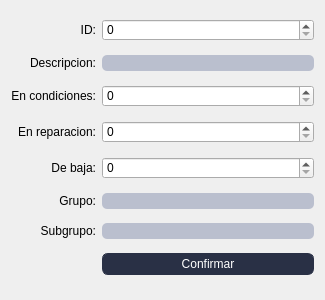
<?xml version="1.0" encoding="UTF-8"?>
<ui version="4.0">
 <class>Form</class>
 <widget class="QWidget" name="Form">
  <property name="geometry">
   <rect>
    <x>0</x>
    <y>0</y>
    <width>325</width>
    <height>300</height>
   </rect>
  </property>
  <property name="windowTitle">
   <string>Form</string>
  </property>
  <property name="styleSheet">
   <string notr="true">*{
    font-family: 'Oswald', sans-serif;
    font-weight: 400;
}

QMenuBar{
    background-color: #293045;
    padding: 0;    
    font-size: 14px;
    color:white;
}

QMenuBar:item{
    padding: 17px;
    border-radius: 10px;

}

QMenuBar:item:selected{
    background-color: #768AC5;
    color:black;
    border-radius: 5px;
    margin: 10px;
    
    

}

QMenu{
    background-color: #293045;

    color: white;
}

QMenu:item{
    padding: 5px;
    border-radius: 5px;
}

QMenu:item:selected{
    background-color: #768AC5;
    color:white;

}
Qmenu#icon{
   icon:size 40px; 
    
}


QRadioButton:indicator{
    border-style: solid;
    border-color:  #293045;
    border-radius: 6%;
    border-width:  2px;
    background-color: #BABFCE;
}
QRadioButton::indicator:checked{
    background-color: #768AC5;
}

#label{
    font-size: 35px;
}

#usuariosLabel{
    font-size: 14px;
}

#contraseALabel{
    font-size: 14px;
}

#usuariosLineEdit{
    width: 170px;
    height: 20px;
    border-radius: 10px;
}

#passwordLineEdit{
    width: 170px;
    height: 20px;
    border-radius: 10px;
}

#labelprofesores{
    font-size: 26px;
}

QLineEdit{
    border-radius: 5px;
    background-color: #BABFCE;
    
}

#title{
    width: 100px;
    height: 200px;
}



QPushButton{
    border-color:#293045;
    border-style: solid;
    border-width: 1px;
    border-radius: 6px;
    background-color: #293045;
    color:#ffffff;
    padding: 3px 8px;

}
QPushButton:hover{
    background-color:#768AC5;
    color:#293045;
}
QPushButton:pressed {
    background-color: #293045;

}

#pushButton_5{
    padding: 10px;
    background-color: #768AC5;
    border-radius: 15%;
}

</string>
  </property>
  <layout class="QGridLayout" name="gridLayout">
   <item row="0" column="0">
    <widget class="QLabel" name="label_7">
     <property name="maximumSize">
      <size>
       <width>16777215</width>
       <height>16777215</height>
      </size>
     </property>
     <property name="text">
      <string>ID:</string>
     </property>
     <property name="alignment">
      <set>Qt::AlignRight|Qt::AlignTrailing|Qt::AlignVCenter</set>
     </property>
     <property name="margin">
      <number>0</number>
     </property>
    </widget>
   </item>
   <item row="0" column="1">
    <widget class="QSpinBox" name="spinBox"/>
   </item>
   <item row="1" column="0">
    <widget class="QLabel" name="label_6">
     <property name="text">
      <string>Descripcion:</string>
     </property>
     <property name="alignment">
      <set>Qt::AlignRight|Qt::AlignTrailing|Qt::AlignVCenter</set>
     </property>
    </widget>
   </item>
   <item row="1" column="1">
    <widget class="QLineEdit" name="lineEdit"/>
   </item>
   <item row="2" column="0">
    <widget class="QLabel" name="label_5">
     <property name="text">
      <string>En condiciones:</string>
     </property>
     <property name="alignment">
      <set>Qt::AlignRight|Qt::AlignTrailing|Qt::AlignVCenter</set>
     </property>
    </widget>
   </item>
   <item row="2" column="1">
    <widget class="QSpinBox" name="spinBox_2"/>
   </item>
   <item row="3" column="0">
    <widget class="QLabel" name="label_4">
     <property name="text">
      <string>En reparacion:</string>
     </property>
     <property name="alignment">
      <set>Qt::AlignRight|Qt::AlignTrailing|Qt::AlignVCenter</set>
     </property>
    </widget>
   </item>
   <item row="3" column="1">
    <widget class="QSpinBox" name="spinBox_3"/>
   </item>
   <item row="4" column="0">
    <widget class="QLabel" name="debaja">
     <property name="text">
      <string>De baja:</string>
     </property>
     <property name="alignment">
      <set>Qt::AlignRight|Qt::AlignTrailing|Qt::AlignVCenter</set>
     </property>
    </widget>
   </item>
   <item row="4" column="1">
    <widget class="QSpinBox" name="spinBox_4"/>
   </item>
   <item row="5" column="0">
    <widget class="QLabel" name="label_3">
     <property name="text">
      <string>Grupo:</string>
     </property>
     <property name="alignment">
      <set>Qt::AlignRight|Qt::AlignTrailing|Qt::AlignVCenter</set>
     </property>
    </widget>
   </item>
   <item row="5" column="1">
    <widget class="QLineEdit" name="lineEdit_2"/>
   </item>
   <item row="6" column="0">
    <widget class="QLabel" name="label_2">
     <property name="text">
      <string>Subgrupo:</string>
     </property>
     <property name="alignment">
      <set>Qt::AlignRight|Qt::AlignTrailing|Qt::AlignVCenter</set>
     </property>
    </widget>
   </item>
   <item row="6" column="1">
    <widget class="QLineEdit" name="lineEdit_3"/>
   </item>
   <item row="7" column="1">
    <widget class="QPushButton" name="pushButton">
     <property name="layoutDirection">
      <enum>Qt::LeftToRight</enum>
     </property>
     <property name="text">
      <string>Confirmar</string>
     </property>
    </widget>
   </item>
  </layout>
 </widget>
 <resources/>
 <connections/>
</ui>
